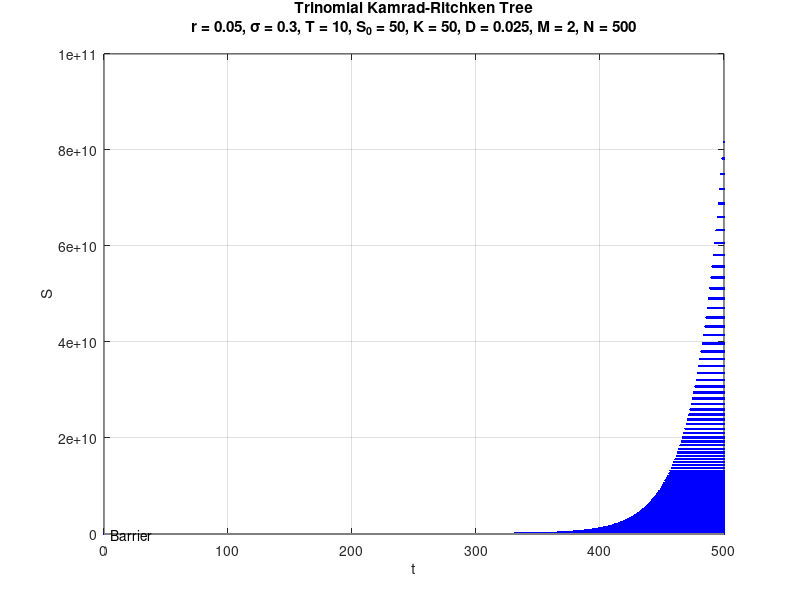

This chart was generated by the following MATLAB code:
%%%%%%%%%%%%%%%%%%%%%%%%%%%%%%%%%%%%%%%%%%%%%%%%%%%%%%%%%%%%%%%%%%%%%%%%%
% Trinomial Kamrad-Ritchken Method for Calculating Employee Stock Option%
%%%%%%%%%%%%%%%%%%%%%%%%%%%%%%%%%%%%%%%%%%%%%%%%%%%%%%%%%%%%%%%%%%%%%%%%%

clear
clc

tic

%%%%%%%%%%%%% Data-data %%%%%%%%%%%%%%%%%%%%%%%%%%%%%%%%%%%%%%%%%%%%%%%%%%%
r=0.05; % interest rate
sigma=0.3; % Volatility
T=10; % expiration time
K=50; % Strike Price
s0=50; % Stock Price
N=500; % Number of Time Step
v=3; % Vesting Period
M=2; % The parameter M is the ratio of the stock price to the strike price necessary to trigger voluntary early exercise
exr=0.06; % Exit Rate
D=0.025; % Dividen yield
B=M*K; % Barrier
%%%%%%%%%%%%%%%%%%%%%%%%%%%%%%%%%%%%%%%%%%%%%%%%%%%%%%%%%%%%%%%%%%%%%%%%%%%

% Calculate stretch parameter
dt=T/N;
NU=log(s0/B)/(sigma*sqrt(dt));
NO=floor(NU);

if NU == NO || NU < 1
    lambda = 1;
else
    lambda=NU/NO;
end

% Calculate Other Parameters
u=exp(lambda*sigma*sqrt(dt));
d=1/u;
miu = r - D - (sigma^2/2);
pu = (1/(2*lambda^2)) + ((miu*sqrt(dt))/(2*lambda*sigma));
pd = (1/(2*lambda^2)) - ((miu*sqrt(dt))/(2*lambda*sigma));
pm = 1 - (1/lambda^2);

% Build trinomial Kamrad-Ritchken Tree
S(1,1) = s0;
for j = 2:N+1
    S(1,j) = S(1,j-1) * u ;
    mm = 2*j-1 ;
    for i = 2:mm-1
        S(i,j) = S(i-1,j-1) ;
    end
    S(mm,j) = S(mm-2,j-1) * d ;
end

% ESO Calculation
for i=1:2*(N+1)-1
    O(i,N+1)=max(S(i,N+1)-K,0);
end

for j=N:-1:1
    for i=1:2*j-1
        if j*dt>v
            if S(i,j)< M*K
                O(i,j)=(exp(-exr*dt)*exp(-r*dt)*(pu*O(i,j+1)+pm*O(i+1,j+1)+pd*O(i+2,j+1)))+((1-exp(-exr*dt))*max(0,S(i,j)-K));
            else
                O(i,j)= S(i,j)-K;
            end
        else
            O(i,j)=exp(-exr*dt)*exp(-r*dt)*(pu*O(i,j+1)+pm*O(i+1,j+1)+pd*O(i+2,j+1));    
        end
    end
end
disp(['ESO Price = ',num2str(O(1))])

for j=1:2*(N+1)-1
    OB(j,N+1)=max(S(j,N+1)-K,0);
end

for j=N:-1:1
    for i=1:2*j-1
        OB(i,j)=exp(-r*dt)*(pu*OB(i,j+1)+pm*OB(i+1,j+1)+pd*OB(i+2,j+1));   
    end
end

disp(['European Call Option Price = ',num2str(OB(1))])

% Plot Trinomial K-R Tree
k = 1 ;
for j = 1:N+1
    mm = 2*j-1 ;
    for i = 1:mm
        t(k) = j-1 ;
        S1(k) = S(i,j) ;
        k = k + 1 ;
    end
end

plot(t,S1,'b.')
hold on
x = 0:0.005:N ;
y = B*ones(size(x)) ;
plot (x,y,'r-')
hold on
y = K *ones(size(x));
plot (x,y,'g-')
xlabel ('t') ;
ylabel ('S') ;
title ({
    ['Trinomial Kamrad-Ritchken Tree']
    ['r = ' num2str(r) ', \sigma = ' num2str(sigma) ', T = ' num2str(T) ', S_0 = ' num2str(s0) ', K = ' num2str(K) ', D = ' num2str(D) ', M = ' num2str(M) ', N = ' num2str(N)]
    ['']})
text (5,B+1,'Barrier')
grid on
toc